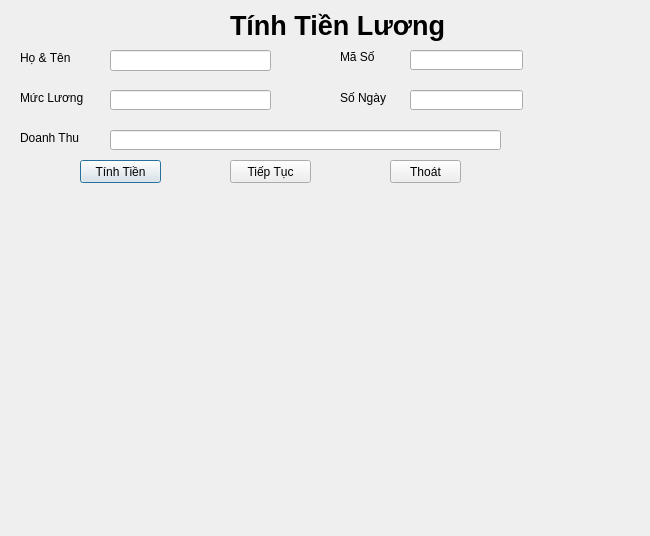
<?xml version="1.0" encoding="UTF-8"?>
<ui version="4.0">
 <class>Dialog</class>
 <widget class="QDialog" name="Dialog">
  <property name="geometry">
   <rect>
    <x>0</x>
    <y>0</y>
    <width>650</width>
    <height>536</height>
   </rect>
  </property>
  <property name="windowTitle">
   <string>Dialog</string>
  </property>
  <widget class="QLabel" name="label">
   <property name="geometry">
    <rect>
     <x>230</x>
     <y>10</y>
     <width>261</width>
     <height>31</height>
    </rect>
   </property>
   <property name="font">
    <font>
     <pointsize>20</pointsize>
     <weight>75</weight>
     <bold>true</bold>
    </font>
   </property>
   <property name="text">
    <string>Tính Tiền Lương</string>
   </property>
  </widget>
  <widget class="QLineEdit" name="lineEdit">
   <property name="geometry">
    <rect>
     <x>110</x>
     <y>50</y>
     <width>161</width>
     <height>21</height>
    </rect>
   </property>
  </widget>
  <widget class="QLineEdit" name="lineEdit_2">
   <property name="geometry">
    <rect>
     <x>410</x>
     <y>50</y>
     <width>113</width>
     <height>20</height>
    </rect>
   </property>
  </widget>
  <widget class="QLineEdit" name="lineEdit_3">
   <property name="geometry">
    <rect>
     <x>110</x>
     <y>90</y>
     <width>161</width>
     <height>20</height>
    </rect>
   </property>
  </widget>
  <widget class="QLineEdit" name="lineEdit_4">
   <property name="geometry">
    <rect>
     <x>410</x>
     <y>90</y>
     <width>113</width>
     <height>20</height>
    </rect>
   </property>
  </widget>
  <widget class="QLineEdit" name="lineEdit_5">
   <property name="geometry">
    <rect>
     <x>110</x>
     <y>130</y>
     <width>391</width>
     <height>20</height>
    </rect>
   </property>
  </widget>
  <widget class="QLabel" name="label_2">
   <property name="geometry">
    <rect>
     <x>20</x>
     <y>50</y>
     <width>71</width>
     <height>16</height>
    </rect>
   </property>
   <property name="text">
    <string>Họ &amp; Tên</string>
   </property>
  </widget>
  <widget class="QLabel" name="label_3">
   <property name="geometry">
    <rect>
     <x>340</x>
     <y>50</y>
     <width>47</width>
     <height>13</height>
    </rect>
   </property>
   <property name="text">
    <string>Mã Số</string>
   </property>
  </widget>
  <widget class="QLabel" name="label_4">
   <property name="geometry">
    <rect>
     <x>20</x>
     <y>90</y>
     <width>71</width>
     <height>16</height>
    </rect>
   </property>
   <property name="text">
    <string>Mức Lương</string>
   </property>
  </widget>
  <widget class="QLabel" name="label_5">
   <property name="geometry">
    <rect>
     <x>340</x>
     <y>90</y>
     <width>61</width>
     <height>16</height>
    </rect>
   </property>
   <property name="text">
    <string>Số Ngày</string>
   </property>
  </widget>
  <widget class="QLabel" name="label_6">
   <property name="geometry">
    <rect>
     <x>20</x>
     <y>130</y>
     <width>81</width>
     <height>16</height>
    </rect>
   </property>
   <property name="text">
    <string>Doanh Thu</string>
   </property>
  </widget>
  <widget class="QPushButton" name="pushButton">
   <property name="geometry">
    <rect>
     <x>80</x>
     <y>160</y>
     <width>81</width>
     <height>23</height>
    </rect>
   </property>
   <property name="text">
    <string>Tính Tiền</string>
   </property>
  </widget>
  <widget class="QPushButton" name="pushButton_2">
   <property name="geometry">
    <rect>
     <x>230</x>
     <y>160</y>
     <width>81</width>
     <height>23</height>
    </rect>
   </property>
   <property name="text">
    <string>Tiếp Tục</string>
   </property>
  </widget>
  <widget class="QPushButton" name="pushButton_3">
   <property name="geometry">
    <rect>
     <x>390</x>
     <y>160</y>
     <width>71</width>
     <height>23</height>
    </rect>
   </property>
   <property name="text">
    <string>Thoát</string>
   </property>
  </widget>
  <widget class="QLabel" name="label_7">
   <property name="geometry">
    <rect>
     <x>70</x>
     <y>260</y>
     <width>351</width>
     <height>131</height>
    </rect>
   </property>
   <property name="text">
    <string/>
   </property>
  </widget>
 </widget>
 <resources/>
 <connections/>
</ui>
